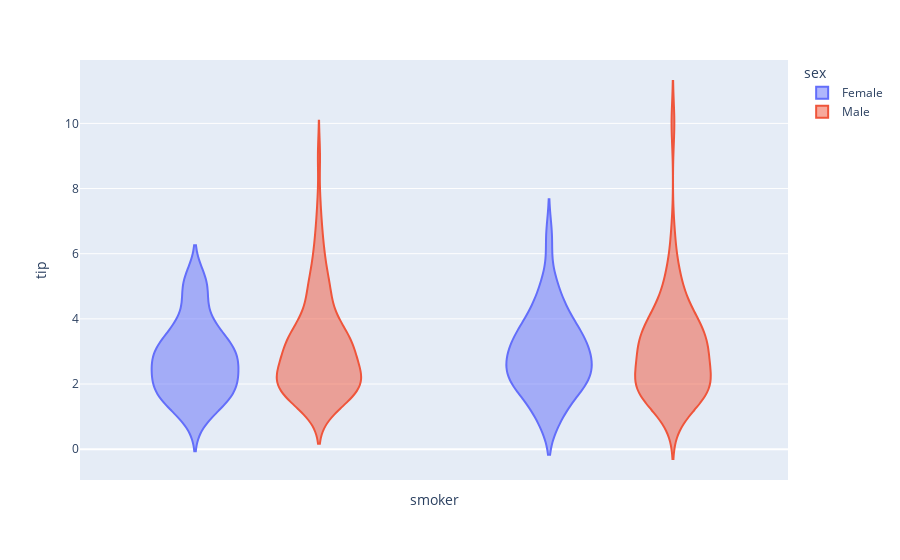

This figure's notebook cell:
### Code cell
import plotly.express as px
import pandas as pd
import epyfun

df = px.data.tips()
fig = px.violin(
    df,
    y="tip",
    x="smoker",
    color="sex",
    box=False,
    points=False,
    # hover_data=df.columns,
)
fig = fig.for_each_trace(
    lambda t: t.update(hovertemplate=epyfun.make_hover_template(df))
)
fig = fig.for_each_trace(lambda t: t.update(customdata=df))

fig = fig.update_traces(
    hovertemplate=epyfun.make_hover_template(df),
    customdata=pd.DataFrame(),
    # hoverlabel=["sdf", "sdf", "sdf", "sdf"]
)

fig = fig.update_layout(
    # xaxis=dict(visible=False),
    # https://plotly.com/python/reference/layout/xaxis/
    xaxis={
        "tickmode": "array",
        "tickvals": list(["a", "b"]),
        # "labelalias": {
        #     s: str(s)
        #     .replace("{", "")
        #     .replace("}", "")
        #     .replace("__", " ")
        #     .replace(", '", "<br>")
        #     .replace("'", "")
        #     for s in list(ordered_params)
        # },
        # "ticklabeloverflow": "allow",  # "allow" | "hide past div" | hide past domain
        # "ticktext": [str(s)[:3] for s in list(ordered_params)],
    },
)

fig.update_layout(hovermode=False)
fig.data
fig.show()

### Figure 1 — Plotly figure (JSON) as saved in the notebook; plotly's stock layout.template omitted (floating-point values rounded to 4 significant figures; data arrays with more than 128 entries replaced by an {"elided": "..."} marker saying what was removed)
{"data": [{"alignmentgroup": "True", "box": {"visible": false}, "customdata": [], "hovertemplate": "<b>%{yaxis.title.text}</b>: %{y}<br><b>%{xaxis.title.text}</b>: %{x}<br><br>- total_bill: %{customdata[0]}<br>- tip: %{customdata[1]}<br>- sex: %{customdata[2]}<br>- smoker: %{customdata[3]}<br>- day: %{customdata[4]}<br>- time: %{customdata[5]}<br>- size: %{customdata[6]}<extra><br><br></extra>", "legendgroup": "Female", "marker": {"color": "#636efa"}, "name": "Female", "offsetgroup": "Female", "orientation": "v", "points": false, "scalegroup": "True", "showlegend": true, "type": "violin", "x": ["No", "No", "No", "No", "No", "No", "No", "No", "No", "No", "No", "No", "No", "No", "No", "No", "Yes", "No", "Yes", "Yes", "No", "No", "No", "Yes", "Yes", "No", "Yes", "Yes", "Yes", "Yes", "No", "Yes", "No", "No", "No", "No", "No", "No", "No", "No", "No", "No", "No", "No", "No", "No", "No", "No", "No", "No", "No", "No", "No", "No", "No", "No", "No", "No", "No", "No", "No", "Yes", "Yes", "Yes", "Yes", "Yes", "Yes", "Yes", "Yes", "Yes", "Yes", "Yes", "Yes", "Yes", "Yes", "Yes", "Yes", "Yes", "Yes", "Yes", "No", "Yes", "Yes", "Yes", "No", "Yes", "No"], "x0": " ", "xaxis": "x", "y": [1.01, 3.61, 5, 3.02, 1.67, 3.5, 2.75, 2.23, 3, 3, 2.45, 3.07, 2.6, 5.2, 1.5, 2.47, 1, 3, 3.14, 5, 2.2, 1.83, 5.17, 1, 4.3, 3.25, 2.5, 3, 2.5, 3.48, 4.08, 4, 1, 4, 3.5, 1.5, 1.8, 2.92, 1.68, 2.52, 4.2, 2, 2, 2.83, 1.5, 2, 3.25, 1.25, 2, 2, 2.75, 3.5, 5, 2.3, 1.5, 1.36, 1.63, 5.14, 3.75, 2.61, 2, 3, 1.61, 2, 4, 3.5, 3.5, 4.19, 5, 2, 2.01, 2, 2.5, 3.23, 2.23, 2.5, 6.5, 1.1, 3.09, 3.48, 3, 2.5, 2, 2.88, 4.67, 2, 3], "y0": " ", "yaxis": "y"}, {"alignmentgroup": "True", "box": {"visible": false}, "customdata": [], "hovertemplate": "<b>%{yaxis.title.text}</b>: %{y}<br><b>%{xaxis.title.text}</b>: %{x}<br><br>- total_bill: %{customdata[0]}<br>- tip: %{customdata[1]}<br>- sex: %{customdata[2]}<br>- smoker: %{customdata[3]}<br>- day: %{customdata[4]}<br>- time: %{customdata[5]}<br>- size: %{customdata[6]}<extra><br><br></extra>", "legendgroup": "Male", "marker": {"color": "#EF553B"}, "name": "Male", "offsetgroup": "Male", "orientation": "v", "points": false, "scalegroup": "True", "showlegend": true, "type": "violin", "x": {"elided": "157 str values"}, "x0": " ", "xaxis": "x", "y": {"elided": "157 float values"}, "y0": " ", "yaxis": "y"}], "layout": {"hovermode": false, "legend": {"title": {"text": "sex"}, "tracegroupgap": 0}, "margin": {"t": 60}, "violinmode": "group", "xaxis": {"anchor": "y", "domain": [0, 1], "tickmode": "array", "tickvals": ["a", "b"], "title": {"text": "smoker"}}, "yaxis": {"anchor": "x", "domain": [0, 1], "title": {"text": "tip"}}}}
